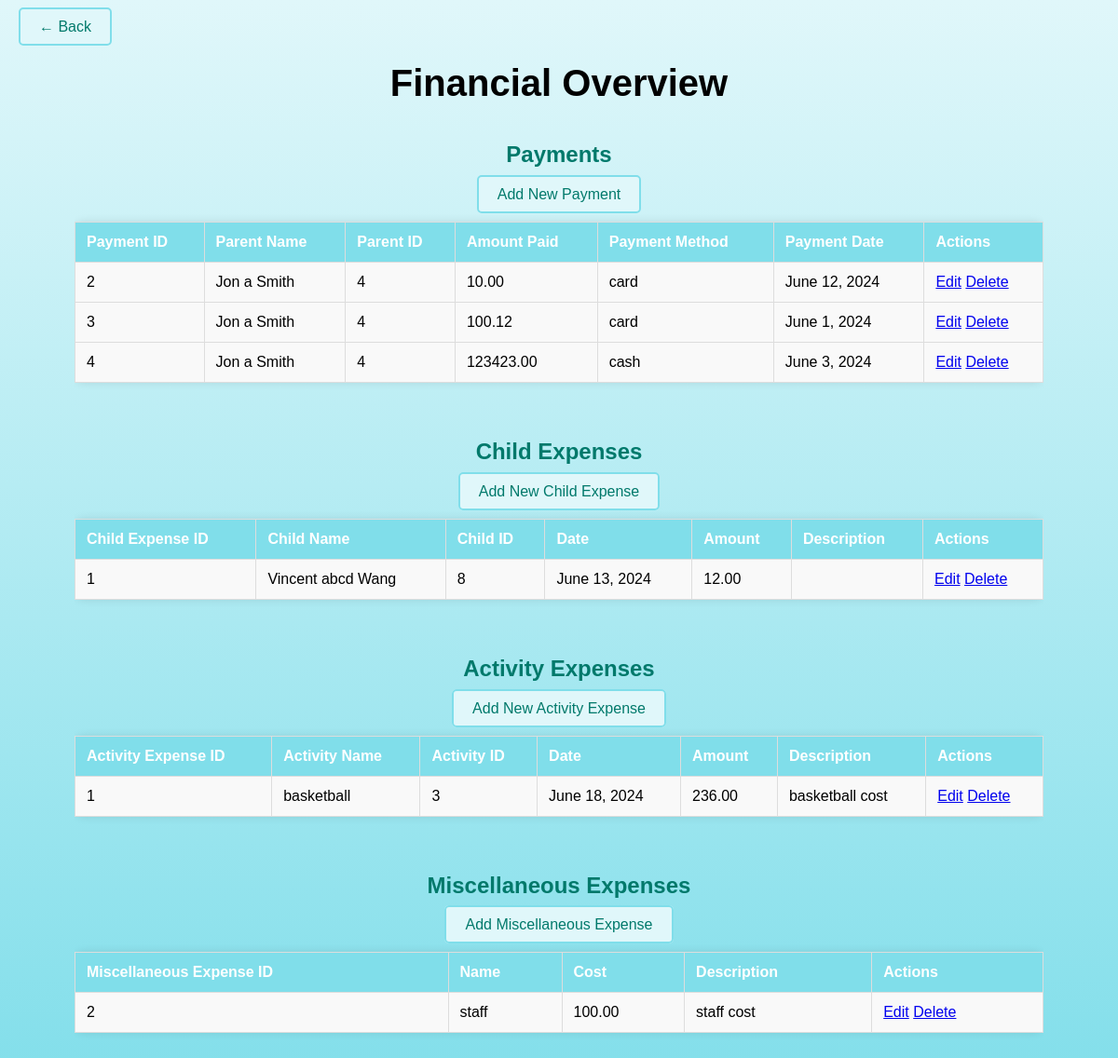
/myapp/payments/, run on the app's committed database.
### myapp/models.py (models this page shows, shortened)
class Payment(models.Model):
    parent = models.ForeignKey(Parent, on_delete=models.CASCADE)
    amount_paid = models.DecimalField(max_digits=10, decimal_places=2)
    payment_method = models.CharField(max_length=50)
    payment_date = models.DateField()

class Parent(models.Model):
    first_name = models.CharField(max_length=50)
    middle_name = models.CharField(max_length=50, blank=True, null=True)
    last_name = models.CharField(max_length=50)
    age = models.IntegerField()
    phone_number = models.CharField(max_length=15)
    street_address = models.CharField(max_length=100)
    city = models.CharField(max_length=50)
    zip_code = models.CharField(max_length=10)
    state = models.CharField(max_length=50)
    email = models.EmailField()

class ChildExpense(models.Model):
    child = models.ForeignKey(Child, on_delete=models.CASCADE, blank=True, null=True)
    date = models.DateField()
    amount = models.DecimalField(max_digits=10, decimal_places=2)
    description = models.TextField(blank=True)

class Child(models.Model):
    first_name = models.CharField(max_length=30)
    middle_name = models.CharField(max_length=30, blank=True, null=True)
    last_name = models.CharField(max_length=30)
    date_of_birth = models.DateField()

class ActivityExpense(models.Model):
    activity = models.ForeignKey(Activity, on_delete=models.CASCADE, blank=True, null=True)
    date = models.DateField()
    amount = models.DecimalField(max_digits=10, decimal_places=2)
    description = models.TextField(blank=True)

class Activity(models.Model):
    activity_name = models.CharField(max_length=50)
    duration = models.DurationField()
    cost = models.DecimalField(max_digits=10, decimal_places=2)
    age_group = models.CharField(max_length=20)
    description = models.TextField()

class OtherExpenses(models.Model):
    name = models.CharField(max_length=50)
    cost = models.DecimalField(max_digits=10, decimal_places=2)
    description = models.TextField(blank=True)

### myapp/views.py (the view)
# urls.py: path('payments/', views.payment_list, name='payment_list'),
def payment_list(request):
    payments = Payment.objects.all()
    child_expenses = ChildExpense.objects.all()
    activity_expenses = ActivityExpense.objects.all()
    other_expenses = OtherExpenses.objects.all()
    return render(request, 'payment_list.html', {'payments': payments,
                                                 'child_expenses': child_expenses,
                                                 'activity_expenses': activity_expenses,
                                                 'other_expenses': other_expenses})

### myapp/templates/payment_list.html (shortened to what this page needs)
<!DOCTYPE html>
<html lang="en">
<head>
</head>
<body>
    <div class="container">
        <div class="back-button">
            <a href="{% url 'home' %}" class="button">&larr; Back</a>
        </div>
        <h1>Financial Overview</h1>
        <div class="section">
            <h2>Payments</h2>
            <a href="{% url 'add_payment' %}" class="button">Add New Payment</a>
            <div class="table-container">
                <table>
                    <thead>
                        <tr>
                            <th>Payment ID</th>
                            <th>Parent Name</th>
                            <th>Parent ID</th>
                            <th>Amount Paid</th>
                            <th>Payment Method</th>
                            <th>Payment Date</th>
                            <th>Actions</th>
                        </tr>
                    </thead>
                    <tbody>
                        {% for payment in payments %}
                        <tr>
                            <td>{{ payment.id }}</td>
                            <td>{{ payment.parent.first_name }} {{ payment.parent.middle_name }} {{ payment.parent.last_name }}</td>
                            <td>{{ payment.parent.id }}</td>
                            <td>{{ payment.amount_paid }}</td>
                            <td>{{ payment.payment_method }}</td>
                            <td>{{ payment.payment_date }}</td>
                            <td>
                                <a href="{% url 'edit_payment' payment.pk %}">Edit</a>
                                <a href="{% url 'delete_payment' payment.pk %}">Delete</a>
                            </td>
                        </tr>
                        {% endfor %}
                    </tbody>
                </table>
            </div>
        </div>
        <div class="section">
            <h2>Child Expenses</h2>
            <a href="{% url 'add_child_expense' %}" class="button">Add New Child Expense</a>
            <div class="table-container">
                <table>
                    <thead>
                        <tr>
                            <th>Child Expense ID</th>
                            <th>Child Name</th>
                            <th>Child ID</th>
                            <th>Date</th>
                            <th>Amount</th>
                            <th>Description</th>
                            <th>Actions</th>
                        </tr>
                    </thead>
                    <tbody>
                        {% for expense in child_expenses %}
                        <tr>
                            <td>{{ expense.id }}</td>
                            <td>{{ expense.child.first_name }} {{ expense.child.middle_name }} {{ expense.child.last_name }}</td>
                            <td>{{ expense.child.id }}</td>
                            <td>{{ expense.date }}</td>
                            <td>{{ expense.amount }}</td>
                            <td>{{ expense.description }}</td>
                            <td>
                                <a href="{% url 'edit_child_expense' expense.pk %}">Edit</a>
                                <a href="{% url 'delete_child_expense' expense.pk %}">Delete</a>
                            </td>
                        </tr>
                        {% endfor %}
                    </tbody>
                </table>
            </div>
        </div>
        <div class="section">
            <h2>Activity Expenses</h2>
            <a href="{% url 'add_activity_expense' %}" class="button">Add New Activity Expense</a>
            <div class="table-container">
                <table>
                    <thead>
                        <tr>
                            <th>Activity Expense ID</th>
                            <th>Activity Name</th>
                            <th>Activity ID</th>
                            <th>Date</th>
                            <th>Amount</th>
                            <th>Description</th>
                            <th>Actions</th>
                        </tr>
                    </thead>
                    <tbody>
                        {% for expense in activity_expenses %}
                        <tr>
                            <td>{{ expense.id }}</td>
                            <td>{{ expense.activity.activity_name }}</td>
                            <td>{{ expense.activity.id }}</td>
                            <td>{{ expense.date }}</td>
                            <td>{{ expense.amount }}</td>
                            <td>{{ expense.description }}</td>
                            <td>
                                <a href="{% url 'edit_activity_expense' expense.pk %}">Edit</a>
                                <a href="{% url 'delete_activity_expense' expense.pk %}">Delete</a>
                            </td>
                        </tr>
                        {% endfor %}
                    </tbody>
                </table>
            </div>
        </div>
        <div class="section">
            <h2>Miscellaneous Expenses</h2>
            <a href="{% url 'add_other_expense' %}" class="button">Add Miscellaneous Expense</a>
            <div class="table-container">
                <table>
                    <thead>
                        <tr>
                            <th>Miscellaneous Expense ID</th>
                            <th>Name</th>
                            <th>Cost</th>
                            <th>Description</th>
                            <th>Actions</th>
                        </tr>
                    </thead>
                    <tbody>
                        {% for other_expense in other_expenses %}
                        <tr>
                            <td>{{ other_expense.id }}</td>
                            <td>{{ other_expense.name }}</td>
                            <td>{{ other_expense.cost }}</td>
                            <td>{{ other_expense.description }}</td>
                            <td>
                                <a href="{% url 'edit_other_expense' other_expense.pk %}">Edit</a>
                                <a href="{% url 'delete_other_expense' other_expense.pk %}">Delete</a>
                            </td>
                        </tr>
                        {% endfor %}
                    </tbody>
                </table>
            </div>
        </div>
    </div>
</body>
</html>

### myapp/templates/payment_list.html (style rules this page uses)
html, body { height: 100%; margin: 0; padding: 0; font-family: Arial, sans-serif; text-align: center; background: linear-gradient(to bottom, #e0f7fa, #80deea); background-repeat: no-repeat; background-attachment: fixed; background-size: cover; }
body { display: flex; justify-content: center; align-items: flex-start; min-height: 100vh; padding-top: 20px; }
.container { width: 90%; margin: auto; padding: 20px; box-sizing: border-box; }
h1 { font-size: 2.5em; margin-bottom: 20px; }
h2 { color: #00796b; margin-top: 40px; }
.section { margin-bottom: 40px; }
.table-container { overflow-x: auto; }
table { width: 100%; border-collapse: collapse; margin: 20px 0; box-shadow: 0 0 10px rgba(0, 0, 0, 0.1); border-radius: 10px; }
th, td { padding: 12px; border: 1px solid #ddd; text-align: left; }
th { background-color: #80deea; color: white; }
td { background-color: #f9f9f9; }
.button { padding: 10px 20px; background-color: #e0f7fa; border: 2px solid #80deea; border-radius: 5px; text-decoration: none; color: #00796b; font-size: 16px; margin-bottom: 10px; transition: background-color 0.3s, color 0.3s; }
.back-button { position: absolute; top: 20px; left: 20px; }

### data on the page
Payment: id "2", parent.first_name "Jon", parent.middle_name "a", parent.last_name "Smith", parent.id "4", amount_paid "10.00", payment_method "card", payment_date "June 12, 2024"
Payment: id "3", parent.first_name "Jon", parent.middle_name "a", parent.last_name "Smith", parent.id "4", amount_paid "100.12", payment_method "card", payment_date "June 1, 2024"
Payment: id "4", parent.first_name "Jon", parent.middle_name "a", parent.last_name "Smith", parent.id "4", amount_paid "123423.00", payment_method "cash", payment_date "June 3, 2024"
ChildExpense: id "1", child.first_name "Vincent", child.middle_name "abcd", child.last_name "Wang", child.id "8", date "June 13, 2024", amount "12.00"
ActivityExpense: id "1", activity.activity_name "basketball", activity.id "3", date "June 18, 2024", amount "236.00", description "basketball cost"
OtherExpenses: id "2", name "staff", cost "100.00", description "staff cost"
